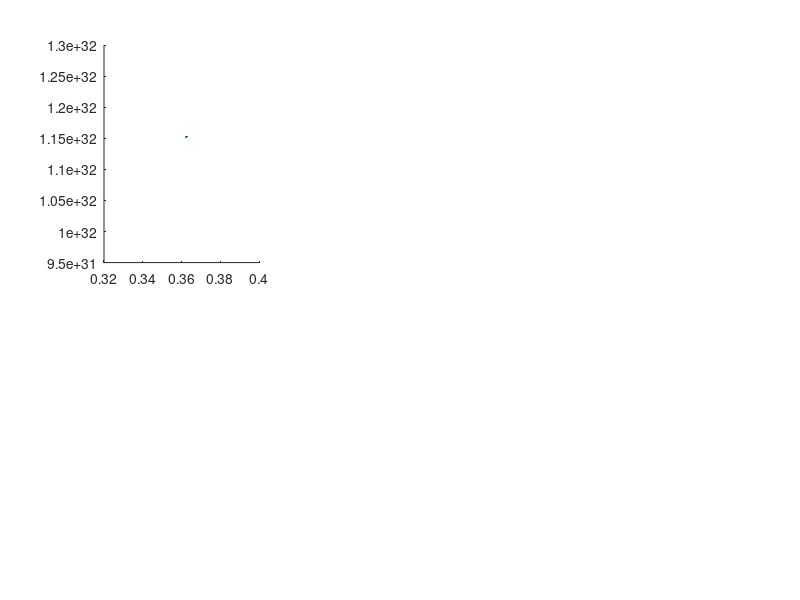

This figure's MATLAB source: (Note: this script raises an error after producing the figure.)
%Loads the data from the text file into the workspace
fid=fopen('2DMonte.txt');

%Extracts the data from the file.
MaMb = fscanf(fid,'%g,%g\n',[2 Inf]);
MaMb = MaMb';
Ma = MaMb(:,1);
Mb = MaMb(:,2);

%Makes a figure featuring an (ma,mb) scatter and a histogram.
%Also now features a nice colourmap.
%It only really looks good when you maximise the plot window.
%This first block makes the scatter.
subplot(4,3,[1,4])
samp = scatter(Ma,Mb,'.');
xlim([min(Ma) max(Ma)]);
ylim([min(Mb) max(Mb)]);
xlabel('m_a/kg')
ylabel('m_b/kg')
title('Data Point Plot')
hold on
legend([samp],{'(m_a,m_b) Samples'})
%daspect([1 1 1])
hold off;

%This makes the histogram.
subplot(4,3,[8,11])
hist3(MaMb,[20 20])
xlabel('m_a/kg')
ylabel('m_b/kg')
zlabel('Sample Density')
title('Posterior Histogram')
set(get(gca,'child'),'FaceColor','interp','CDataMode','auto')

%This extracts some data from the histogram. n is the number of counts per
%bin and C is the mass value of the bin centers. M is the number of counts
%of the highest bin in each column of n, and I is the index of each of said
%bins within its column of n. N is then the number of counts in the 
%absolute highest bin, and Imb is its index (ie. which column of n it lies 
%in). Ima is then the row in which it lies.
subplot(4,3,[7,10])
[n,C] = hist3(MaMb,[20 20]);
[M,I] = max(n);
[N,Imb] = max(M);
Ima = I(Imb);

%Finds the (m1,m2) combination of the highest histogram bar.
maMax = C{1}(Ima);
mbMax = C{2}(Imb);
DispmaMax = sprintf('The best value of m_a is %e kg',maMax);
DispmbMax = sprintf('The best value of m_b is %e kg',mbMax);
disp(DispmaMax);
disp(DispmbMax);

%This plots the density of the histogram as a flat colourmap.
n1 = n';
n1(size(n,1) + 1, size(n,2) + 1) = 0;
xb = linspace(min(Ma),max(Ma),size(n,1)+1);
yb = linspace(min(Mb),max(Mb),size(n,1)+1);
h = pcolor(xb,yb,n1);
h.ZData = ones(size(n1)) * -max(max(n));
colormap(jet)
hold on
xlabel('m_a/kg')
ylabel('m_b/kg')
title('Histogram Density Plot')
hold off

%Makes a kernel density plot of the data
subplot(4,3,[9,12])
ksdensity(MaMb)
xlabel('m_a/kg')
ylabel('m_b/kg')
zlabel('p')
title('Kernel Density Plot')

%Plots KDEs and Histograms for the masses individually
subplot(4,3,2)
hist(Ma,20)
title('m_a Histogram and KDE')
xlabel('m_a/kg')
ylabel('Sample Density')
xlim([min(Ma) max(Ma)]);
subplot(4,3,3)
hist(Mb,20)
title('m_b Histogram and KDE')
xlabel('m_a/kg')
ylabel('Sample Density')
xlim([min(Mb) max(Mb)]);
subplot(4,3,5)
ksdensity(Ma)
xlim([min(Ma) max(Ma)]);
xlabel('m_a/kg')
ylabel('p')
subplot(4,3,6)
ksdensity(Mb)
xlim([min(Mb) max(Mb)]);
xlabel('m_a/kg')
ylabel('p')

fclose(fid);

%Some of the code is lifted from the MATLAB documentation on hist3
